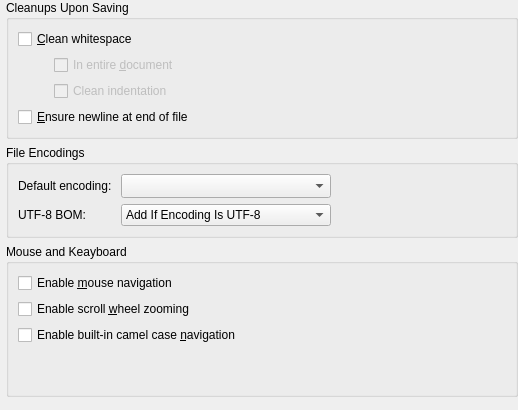
<?xml version="1.0" encoding="UTF-8"?>
<ui version="4.0">
 <class>BehaviorSettingsWidget</class>
 <widget class="QWidget" name="BehaviorSettingsWidget">
  <property name="geometry">
   <rect>
    <x>0</x>
    <y>0</y>
    <width>518</width>
    <height>410</height>
   </rect>
  </property>
  <layout class="QGridLayout" name="gridLayout_3">
   <property name="margin">
    <number>0</number>
   </property>
   <item row="0" column="0" rowspan="3">
    <widget class="TextEditor::TabPreferencesWidget" name="tabPreferencesWidget" native="true">
     <property name="sizePolicy">
      <sizepolicy hsizetype="Fixed" vsizetype="Preferred">
       <horstretch>0</horstretch>
       <verstretch>0</verstretch>
      </sizepolicy>
     </property>
    </widget>
   </item>
   <item row="0" column="1">
    <widget class="QGroupBox" name="groupBoxStorageSettings">
     <property name="toolTip">
      <string>Cleanup actions which are automatically performed right before the file is saved to disk.</string>
     </property>
     <property name="title">
      <string>Cleanups Upon Saving</string>
     </property>
     <layout class="QGridLayout" name="gridLayout_2">
      <item row="0" column="0" colspan="2">
       <widget class="QCheckBox" name="cleanWhitespace">
        <property name="toolTip">
         <string>Removes trailing whitespace upon saving.</string>
        </property>
        <property name="text">
         <string>&amp;Clean whitespace</string>
        </property>
       </widget>
      </item>
      <item row="1" column="0">
       <spacer name="horizontalSpacer_2">
        <property name="orientation">
         <enum>Qt::Horizontal</enum>
        </property>
        <property name="sizeType">
         <enum>QSizePolicy::Fixed</enum>
        </property>
        <property name="sizeHint" stdset="0">
         <size>
          <width>30</width>
          <height>20</height>
         </size>
        </property>
       </spacer>
      </item>
      <item row="1" column="1">
       <widget class="QCheckBox" name="inEntireDocument">
        <property name="enabled">
         <bool>false</bool>
        </property>
        <property name="sizePolicy">
         <sizepolicy hsizetype="Expanding" vsizetype="Fixed">
          <horstretch>0</horstretch>
          <verstretch>0</verstretch>
         </sizepolicy>
        </property>
        <property name="toolTip">
         <string>Clean whitespace in entire document instead of only for changed parts.</string>
        </property>
        <property name="text">
         <string>In entire &amp;document</string>
        </property>
       </widget>
      </item>
      <item row="2" column="1">
       <widget class="QCheckBox" name="cleanIndentation">
        <property name="enabled">
         <bool>false</bool>
        </property>
        <property name="toolTip">
         <string>Correct leading whitespace according to tab settings.</string>
        </property>
        <property name="text">
         <string>Clean indentation</string>
        </property>
       </widget>
      </item>
      <item row="3" column="0" colspan="2">
       <widget class="QCheckBox" name="addFinalNewLine">
        <property name="text">
         <string>&amp;Ensure newline at end of file</string>
        </property>
       </widget>
      </item>
     </layout>
    </widget>
   </item>
   <item row="1" column="1">
    <widget class="QGroupBox" name="groupBoxEncodings">
     <property name="title">
      <string>File Encodings</string>
     </property>
     <layout class="QGridLayout" name="gridLayout">
      <item row="0" column="0">
       <widget class="QLabel" name="encodingLabel">
        <property name="text">
         <string>Default encoding: </string>
        </property>
       </widget>
      </item>
      <item row="0" column="1">
       <widget class="QComboBox" name="encodingBox">
        <property name="sizePolicy">
         <sizepolicy hsizetype="Preferred" vsizetype="Fixed">
          <horstretch>0</horstretch>
          <verstretch>0</verstretch>
         </sizepolicy>
        </property>
        <property name="sizeAdjustPolicy">
         <enum>QComboBox::AdjustToMinimumContentsLengthWithIcon</enum>
        </property>
        <property name="minimumContentsLength">
         <number>20</number>
        </property>
       </widget>
      </item>
      <item row="0" column="2">
       <spacer name="horizontalSpacer_6">
        <property name="orientation">
         <enum>Qt::Horizontal</enum>
        </property>
        <property name="sizeHint" stdset="0">
         <size>
          <width>285</width>
          <height>20</height>
         </size>
        </property>
       </spacer>
      </item>
      <item row="1" column="0">
       <widget class="QLabel" name="utf8BomLabel">
        <property name="text">
         <string>UTF-8 BOM:</string>
        </property>
       </widget>
      </item>
      <item row="1" column="1">
       <widget class="QComboBox" name="utf8BomBox">
        <property name="toolTip">
         <string>&lt;html&gt;&lt;head/&gt;&lt;body&gt;
&lt;p&gt;How text editors should deal with UTF-8 Byte Order Marks. The options are:&lt;/p&gt;
&lt;ul &gt;&lt;li&gt;&lt;i&gt;Add If Encoding Is UTF-8:&lt;/i&gt; always add a BOM when saving a file in UTF-8 encoding. Note that this will not work if the encoding is &lt;i&gt;System&lt;/i&gt;, as Qt Creator does not know what it actually is.&lt;/li&gt;
&lt;li&gt;&lt;i&gt;Keep If Already Present: &lt;/i&gt;save the file with a BOM if it already had one when it was loaded.&lt;/li&gt;
&lt;li&gt;&lt;i&gt;Always Delete:&lt;/i&gt; never write an UTF-8 BOM, possibly deleting a pre-existing one.&lt;/li&gt;&lt;/ul&gt;
&lt;p&gt;Note that UTF-8 BOMs are uncommon and treated incorrectly by some editors, so it usually makes little sense to add any.&lt;/p&gt;
&lt;p&gt;This setting does &lt;b&gt;not&lt;/b&gt; influence the use of UTF-16 and UTF-32 BOMs.&lt;/p&gt;&lt;/body&gt;&lt;/html&gt;</string>
        </property>
        <item>
         <property name="text">
          <string>Add If Encoding Is UTF-8</string>
         </property>
        </item>
        <item>
         <property name="text">
          <string>Keep If Already Present</string>
         </property>
        </item>
        <item>
         <property name="text">
          <string>Always Delete</string>
         </property>
        </item>
       </widget>
      </item>
     </layout>
    </widget>
   </item>
   <item row="2" column="1">
    <widget class="QGroupBox" name="groupBoxMouse">
     <property name="title">
      <string>Mouse and Keayboard</string>
     </property>
     <layout class="QVBoxLayout" name="verticalLayout_2">
      <item>
       <widget class="QCheckBox" name="mouseNavigation">
        <property name="text">
         <string>Enable &amp;mouse navigation</string>
        </property>
       </widget>
      </item>
      <item>
       <widget class="QCheckBox" name="scrollWheelZooming">
        <property name="text">
         <string>Enable scroll &amp;wheel zooming</string>
        </property>
       </widget>
      </item>
      <item>
       <widget class="QCheckBox" name="camelCaseNavigation">
        <property name="text">
         <string>Enable built-in camel case &amp;navigation</string>
        </property>
       </widget>
      </item>
      <item>
       <spacer name="verticalSpacer_2">
        <property name="orientation">
         <enum>Qt::Vertical</enum>
        </property>
        <property name="sizeHint" stdset="0">
         <size>
          <width>20</width>
          <height>40</height>
         </size>
        </property>
       </spacer>
      </item>
     </layout>
    </widget>
   </item>
   <item row="3" column="1">
    <spacer name="verticalSpacer">
     <property name="orientation">
      <enum>Qt::Vertical</enum>
     </property>
     <property name="sizeHint" stdset="0">
      <size>
       <width>20</width>
       <height>3</height>
      </size>
     </property>
    </spacer>
   </item>
  </layout>
 </widget>
 <customwidgets>
  <customwidget>
   <class>TextEditor::TabPreferencesWidget</class>
   <extends>QWidget</extends>
   <header location="global">texteditor/tabpreferenceswidget.h</header>
   <container>1</container>
  </customwidget>
 </customwidgets>
 <tabstops>
  <tabstop>cleanWhitespace</tabstop>
  <tabstop>inEntireDocument</tabstop>
  <tabstop>cleanIndentation</tabstop>
  <tabstop>addFinalNewLine</tabstop>
 </tabstops>
 <resources/>
 <connections>
  <connection>
   <sender>cleanWhitespace</sender>
   <signal>toggled(bool)</signal>
   <receiver>inEntireDocument</receiver>
   <slot>setEnabled(bool)</slot>
   <hints>
    <hint type="sourcelabel">
     <x>87</x>
     <y>323</y>
    </hint>
    <hint type="destinationlabel">
     <x>205</x>
     <y>353</y>
    </hint>
   </hints>
  </connection>
  <connection>
   <sender>cleanWhitespace</sender>
   <signal>toggled(bool)</signal>
   <receiver>cleanIndentation</receiver>
   <slot>setEnabled(bool)</slot>
   <hints>
    <hint type="sourcelabel">
     <x>60</x>
     <y>323</y>
    </hint>
    <hint type="destinationlabel">
     <x>134</x>
     <y>384</y>
    </hint>
   </hints>
  </connection>
 </connections>
</ui>
